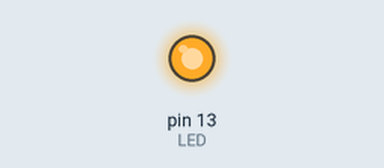
Simulated run of this sketch. Board: Arduino Uno, built with avr-gcc and run on an emulated ATmega328P. Parts: output pins drawn as LEDs (lit = HIGH).

Above: at 1.0 s.
At 3.0 s:
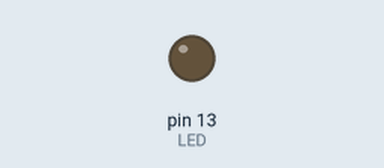
Timing chart, 0 to 5.2 s (numbered marks = the images above):
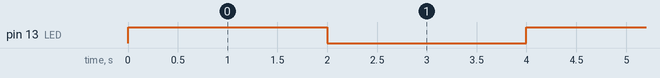

The sketch:

_ex4_criando-LED_piscar.ino
```cpp
/*-----------AUTOR: GUILHERME R. ALVES--------------------
 * Criando um LED que pisca
 * ----Vamos lá!!!!!!!!!!
 * Mais conhecido também como exemplo "BLINK"
 */
 //Declarar variável LED como valor 13
int LED = 13;
void setup() {
  //Definir a porta 13 como saíde de energia para alimentar o LED com 5 Volts
  pinMode(LED, OUTPUT);
}

void loop() {
  //Fazer LED acender, estado Ligado, ou seja, HIG
  digitalWrite(LED, HIGH);
  delay(2000); //Ficar aceso por 2 segundos
  //Apagar o LED, estado desligado, ou seja, LOW
  digitalWrite(LED, LOW);
  delay(2000);//Ficar desligado por 2 segundos
}
```

Measured:
- by itself, pin 13 (LED): alternates HIGH for 2.0 s and LOW for 2.0 s
